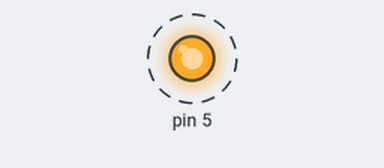
Simulated run of this sketch. Board: Arduino Uno, built with avr-gcc and run on an emulated ATmega328P. Shown: output pins drawn as LEDs (lit = HIGH). Dashed ring = blinking.

Above: at 0.2 s.
Timing chart, 0 to 3.0 s (numbered marks = the images above):
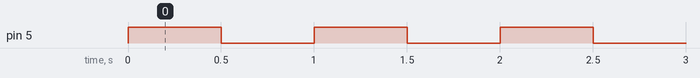

Measured:
- by itself, pin 5: alternates HIGH for 0.50 s and LOW for 0.50 s

The sketch:

step3.ino
```cpp
int activeB = 5; //능동부저 5번핀으로 제어
void setup() {
  pinMode(5, OUTPUT); //5번핀으로 출력
}

void loop() {
  digitalWrite(5, HIGH); //5번핀 출력
  delay(500); //0.5초 유지
  digitalWrite(5, LOW); //5번핀 출력멈춤
  delay(500); //0.5초간 유지
}
```
